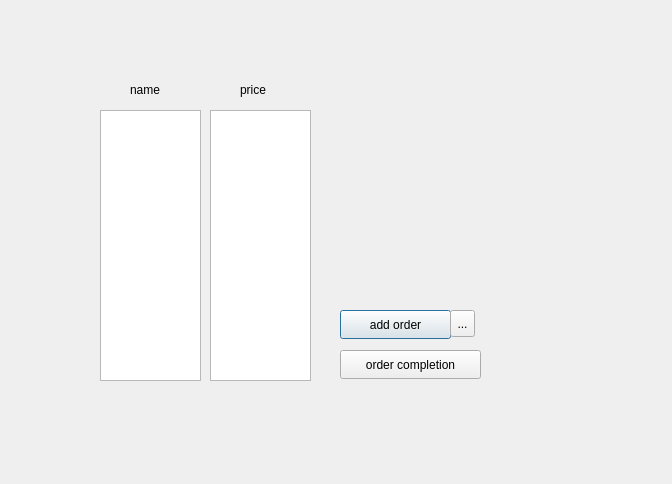
<?xml version="1.0" encoding="UTF-8"?>
<ui version="4.0">
 <class>order_registration</class>
 <widget class="QDialog" name="order_registration">
  <property name="geometry">
   <rect>
    <x>0</x>
    <y>0</y>
    <width>672</width>
    <height>484</height>
   </rect>
  </property>
  <property name="windowTitle">
   <string>Dialog</string>
  </property>
  <widget class="QListWidget" name="price">
   <property name="geometry">
    <rect>
     <x>210</x>
     <y>110</y>
     <width>101</width>
     <height>271</height>
    </rect>
   </property>
  </widget>
  <widget class="QLabel" name="label_2">
   <property name="geometry">
    <rect>
     <x>240</x>
     <y>80</y>
     <width>63</width>
     <height>20</height>
    </rect>
   </property>
   <property name="text">
    <string>price</string>
   </property>
  </widget>
  <widget class="QListWidget" name="name">
   <property name="geometry">
    <rect>
     <x>100</x>
     <y>110</y>
     <width>101</width>
     <height>271</height>
    </rect>
   </property>
  </widget>
  <widget class="QLabel" name="label">
   <property name="geometry">
    <rect>
     <x>130</x>
     <y>80</y>
     <width>63</width>
     <height>20</height>
    </rect>
   </property>
   <property name="text">
    <string>name</string>
   </property>
  </widget>
  <widget class="QPushButton" name="pushButton">
   <property name="geometry">
    <rect>
     <x>340</x>
     <y>310</y>
     <width>111</width>
     <height>29</height>
    </rect>
   </property>
   <property name="text">
    <string>add order</string>
   </property>
  </widget>
  <widget class="QToolButton" name="toolButton">
   <property name="geometry">
    <rect>
     <x>450</x>
     <y>310</y>
     <width>25</width>
     <height>27</height>
    </rect>
   </property>
   <property name="text">
    <string>...</string>
   </property>
   <property name="icon">
    <iconset theme="QIcon::ThemeIcon::ListAdd"/>
   </property>
  </widget>
  <widget class="QPushButton" name="pushButton_2">
   <property name="geometry">
    <rect>
     <x>340</x>
     <y>350</y>
     <width>141</width>
     <height>29</height>
    </rect>
   </property>
   <property name="text">
    <string>order completion</string>
   </property>
  </widget>
 </widget>
 <resources/>
 <connections/>
</ui>
